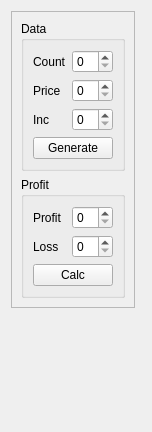
<?xml version="1.0" encoding="UTF-8"?>
<ui version="4.0">
 <class>MainBox</class>
 <widget class="QWidget" name="MainBox">
  <property name="geometry">
   <rect>
    <x>0</x>
    <y>0</y>
    <width>152</width>
    <height>432</height>
   </rect>
  </property>
  <property name="windowTitle">
   <string>Dialog</string>
  </property>
  <layout class="QVBoxLayout" name="verticalLayout">
   <item>
    <widget class="QFrame" name="frame">
     <property name="sizePolicy">
      <sizepolicy hsizetype="Fixed" vsizetype="Fixed">
       <horstretch>0</horstretch>
       <verstretch>0</verstretch>
      </sizepolicy>
     </property>
     <property name="frameShape">
      <enum>QFrame::StyledPanel</enum>
     </property>
     <property name="frameShadow">
      <enum>QFrame::Raised</enum>
     </property>
     <layout class="QVBoxLayout" name="verticalLayout_4">
      <item>
       <widget class="QGroupBox" name="groupBox">
        <property name="title">
         <string>Data</string>
        </property>
        <layout class="QVBoxLayout" name="verticalLayout_3">
         <item>
          <layout class="QGridLayout" name="gridLayout">
           <item row="0" column="1">
            <widget class="QSpinBox" name="sb_count"/>
           </item>
           <item row="1" column="0">
            <widget class="QLabel" name="label_2">
             <property name="text">
              <string>Price</string>
             </property>
            </widget>
           </item>
           <item row="0" column="0">
            <widget class="QLabel" name="label">
             <property name="text">
              <string>Count</string>
             </property>
            </widget>
           </item>
           <item row="1" column="1">
            <widget class="QSpinBox" name="sb_price"/>
           </item>
           <item row="2" column="0">
            <widget class="QLabel" name="label_5">
             <property name="text">
              <string>Inc</string>
             </property>
            </widget>
           </item>
           <item row="2" column="1">
            <widget class="QSpinBox" name="sb_inc_price"/>
           </item>
          </layout>
         </item>
         <item>
          <widget class="QPushButton" name="btn_generate">
           <property name="text">
            <string>Generate</string>
           </property>
          </widget>
         </item>
        </layout>
       </widget>
      </item>
      <item>
       <widget class="QGroupBox" name="groupBox_2">
        <property name="title">
         <string>Profit</string>
        </property>
        <layout class="QVBoxLayout" name="verticalLayout_2">
         <item>
          <layout class="QGridLayout" name="gridLayout_2">
           <item row="0" column="0">
            <widget class="QLabel" name="label_3">
             <property name="text">
              <string>Profit</string>
             </property>
            </widget>
           </item>
           <item row="1" column="0">
            <widget class="QLabel" name="label_4">
             <property name="text">
              <string>Loss</string>
             </property>
            </widget>
           </item>
           <item row="0" column="1">
            <widget class="QSpinBox" name="sb_profit"/>
           </item>
           <item row="1" column="1">
            <widget class="QSpinBox" name="sb_loss"/>
           </item>
          </layout>
         </item>
         <item>
          <widget class="QPushButton" name="btn_calc">
           <property name="text">
            <string>Calc</string>
           </property>
          </widget>
         </item>
        </layout>
       </widget>
      </item>
     </layout>
    </widget>
   </item>
   <item>
    <spacer name="verticalSpacer">
     <property name="orientation">
      <enum>Qt::Vertical</enum>
     </property>
     <property name="sizeHint" stdset="0">
      <size>
       <width>20</width>
       <height>40</height>
      </size>
     </property>
    </spacer>
   </item>
  </layout>
 </widget>
 <resources/>
 <connections/>
</ui>
